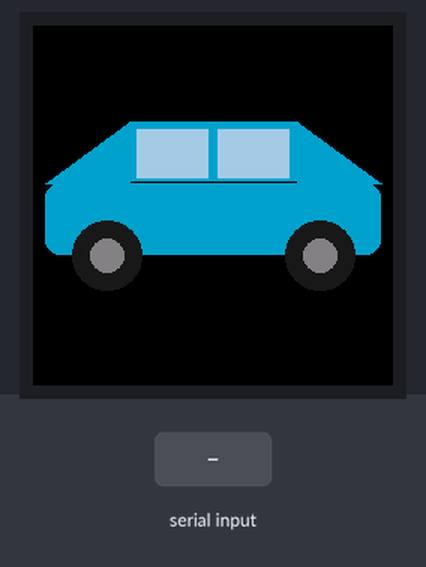
Recording of a program running on a simulated ESP32-S3. Parts: 240×240 colour display. The test bench sets the inputs (shaded band). What the program prints to the serial monitor is not drawn.

Above: at 1.6 s.
1.7 s: "TRAFFIC BAD\n" received over Serial
At 2.5 s:
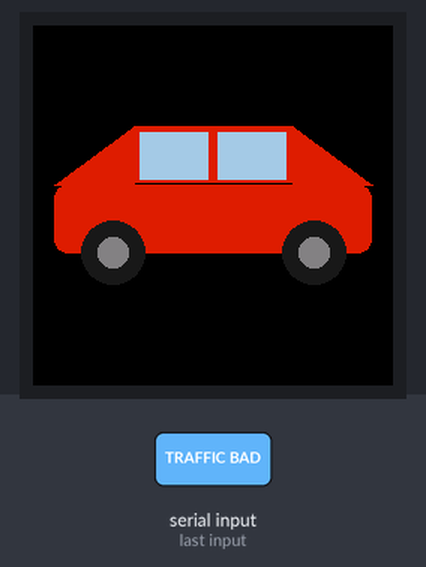
4.7 s: "TRAFFIC OK\n" received over Serial
At 5.9 s:
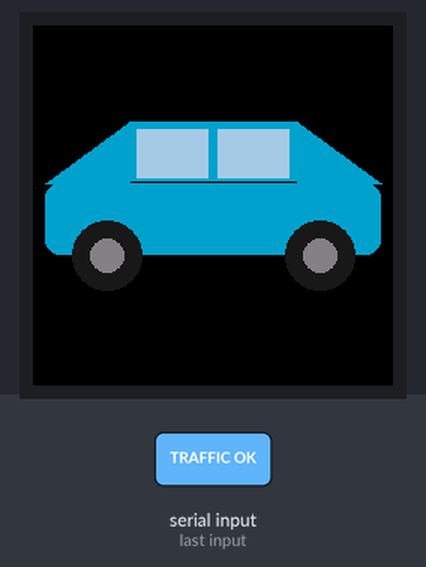
6.2 s: "TRAFFIC BAD \n" received over Serial
At 7.2 s:
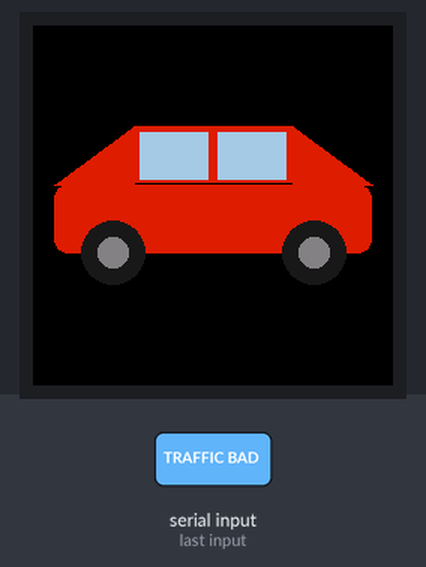
Timing chart, 0 to 8.7 s (numbered marks = the images above; inputs shaded):
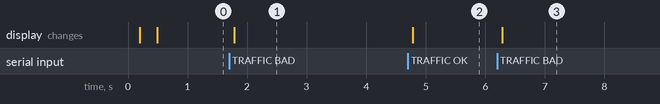

Measured:
- after the input at 1.7 s, the display: changes after 0.08 s (image 1)
- after the input at 4.7 s, the display: changes after 0.09 s (image 2)
- after the input at 6.2 s, the display: changes after 0.08 s (image 3)

The program:

main.cpp
```cpp
#include <Arduino.h>
#include <Adafruit_GC9A01A.h>
#include "serial_cmd.h"
#include "display_fsm.h"
#include "display_anim.h"

// Define FORCE_ALERT_ON_BOOT (e.g., add -D FORCE_ALERT_ON_BOOT to build_flags)
// to boot straight into severity-3 ALERT for visual QA without a PC attached.

namespace {
constexpr int LCD_BL_VENDOR = 40;
constexpr int LCD_BL_ALT    = 2;
constexpr int LCD_DC        = 8;
constexpr int LCD_CS        = 9;
constexpr int LCD_SCK       = 10;
constexpr int LCD_MOSI      = 11;
constexpr int LCD_RST       = 12;

Adafruit_GC9A01A tft(LCD_CS, LCD_DC, LCD_MOSI, LCD_SCK, LCD_RST);
}

void setup() {
    Serial.begin(115200);
    delay(200); // allow USB-CDC to enumerate (setup only, not loop)

    pinMode(LCD_BL_VENDOR, OUTPUT);
    pinMode(LCD_BL_ALT, OUTPUT);
    digitalWrite(LCD_BL_VENDOR, HIGH);
    digitalWrite(LCD_BL_ALT, HIGH);

    tft.begin(40000000);
    tft.setRotation(0);
    tft.fillScreen(0x0000); // black

    DisplayFSM::init();
    DisplayAnim::init(tft);

#ifdef FORCE_ALERT_ON_BOOT
    DisplayFSM::on_bad(3);
    Serial.println("LOG FORCE_ALERT_ON_BOOT sev=3");
#endif

    Serial.println("READY");
}

void loop() {
    SerialCmd::tick();
    DisplayFSM::tick();
    DisplayAnim::tick();
}
```

display_anim.cpp
```cpp
// display_anim.cpp — Static state renderer for the 240×240 GC9A01A round display.
//
// DisplayAnim::tick() may be called every loop(), but it only renders when the
// displayed state or alert severity changes. Otherwise it leaves existing pixels
// untouched to avoid visible redraw flicker.
//
// State summary:
//   IDLE  — static teal car silhouette (sz=115).
//   ALERT — static high-visibility car; size grows with severity (sz 109/112/115).
//   STALE — static dim blue-grey car silhouette (sz=115).
//
// Shape: detailed side-view car (draw_car helper). Draw order per frame:
//   body (state color) → wheels (fixed dark tyre + mid-grey hub) → windows (fixed glass)
//   Base design at sz=90: 176×88 px, centred on (120,120).
//   Body hull   : cx±88, cy-12 to cy+26  (fillRoundRect, h=38)
//   Cabin rect  : cx±44, cy-44 to cy-12  (fillRect, h=32)
//   Windshield  : fillTriangle front-left slope
//   Rear glass  : fillTriangle rear-right slope
//   Tyre circles: fillCircle r=18 at (cx±56, cy+26), near-black COL_TIRE
//   Hub circles : fillCircle r=9  at (cx±56, cy+26), mid-grey  COL_HUB
//   Windows     : two fillRect panes (front + rear) inset 4 px inside cabin,
//                 split by a 6 px-wide body-coloured centre pillar, COL_GLASS
//   All dimensions scale linearly with sz.

#include "display_anim.h"

// ---------------------------------------------------------------------------
// Helpers
// ---------------------------------------------------------------------------

static Adafruit_GC9A01A *s_tft = nullptr;

// Pack an RGB triplet into RGB-565. Avoids relying on library colour constants.
static inline uint16_t rgb565(uint8_t r, uint8_t g, uint8_t b) {
    return (uint16_t)(((uint16_t)(r & 0xF8) << 8) |
                      ((uint16_t)(g & 0xFC) << 3) |
                      (b >> 3));
}

// ---------------------------------------------------------------------------
// Fixed detail colors — non-pulsing, drawn on top of the state-color body
// ---------------------------------------------------------------------------

// Glass / windows: light ice-blue — contrasts against the alert colors, teal
// idle body, and dim stale body via luminance contrast.
// RGB (160,200,224) → rgb565 = 0xA65C
static const uint16_t COL_GLASS = 0xA65C;

// Tyre outer: near-black dark grey  RGB (24,24,24) → rgb565 = 0x18C3
static const uint16_t COL_TIRE  = 0x18C3;

// Hub / rim: mid grey  RGB (128,128,128) → rgb565 = 0x8410
static const uint16_t COL_HUB   = 0x8410;

static const int16_t DISPLAY_CX = 120;
static const int16_t DISPLAY_CY = 120;
static const uint8_t CAR_SZ_FULL_WIDTH = 115;  // 224 px wide: x=8..232 on a 240 px panel

// ---------------------------------------------------------------------------
// Car silhouette helper
// ---------------------------------------------------------------------------

// Draw a detailed side-view car centred at (cx, cy).
// `sz` mirrors the radius used by the former fillCircle call — it scales the car.
// Base design (sz = 90): 176 × 88 px, perfectly centred on (cx, cy).
// Draw order: body (state color) → tyres+hubs (fixed) → windows (fixed glass).
static void draw_car(int16_t cx, int16_t cy, uint8_t sz, uint16_t color) {
    // Integer scale: (v * sz) / 90 — identical to firmware arithmetic everywhere.
#define SC(v)  ((int16_t)((int32_t)(v) * sz / 90))
    int16_t bx  = SC(88);                       // body half-width
    int16_t by_ = SC(12);                       // body top offset:  cy - by_
    int16_t bh  = SC(38);                       // body height
    int16_t br  = SC(8); if (br < 2) br = 2;   // rounded-rect corner radius
    int16_t cdx = SC(44);                       // cabin half-width
    int16_t cdy = SC(44);                       // cabin top offset: cy - cdy
    int16_t ch  = SC(32);                       // cabin height
    int16_t wdx = SC(56);                       // wheel centre x-offset from cx
    int16_t wcy = SC(26);                       // wheel centre y-offset
    int16_t wr  = SC(18); if (wr < 3) wr = 3;  // tyre outer radius
    int16_t whr = SC(9);  if (whr < 2) whr = 2;// hub inner radius (~half of wr)
    // Window insets from cabin rect edges
    int16_t wi_top  = SC(4);                    // inset from cabin top
    int16_t wi_side = SC(4);                    // inset from cabin sides
    int16_t wi_bot  = SC(3);                    // inset from cabin bottom
    int16_t wp      = SC(3);                    // centre-pillar half-width
#undef SC

    // ── Body (state color) ───────────────────────────────────────────────────
    s_tft->fillRoundRect(cx - bx,  cy - by_,  bx * 2, bh, br, color);
    s_tft->fillRect(cx - cdx, cy - cdy, cdx * 2, ch, color);
    s_tft->fillTriangle(cx - bx,  cy - by_,
                        cx - cdx, cy - by_,
                        cx - cdx, cy - cdy, color);
    s_tft->fillTriangle(cx + cdx, cy - by_,
                        cx + bx,  cy - by_,
                        cx + cdx, cy - cdy, color);

    // ── Wheels: dark tyre outer ring + lighter hub (fixed, non-pulsing) ──────
    s_tft->fillCircle(cx - wdx, cy + wcy, wr,  COL_TIRE);
    s_tft->fillCircle(cx + wdx, cy + wcy, wr,  COL_TIRE);
    s_tft->fillCircle(cx - wdx, cy + wcy, whr, COL_HUB);
    s_tft->fillCircle(cx + wdx, cy + wcy, whr, COL_HUB);

    // ── Windows: front + rear panes (fixed glass, non-pulsing) ──────────────
    int16_t wx_l = cx - cdx + wi_side;          // pane left edge
    int16_t wx_r = cx + cdx - wi_side;          // pane right edge
    int16_t wy_t = cy - cdy + wi_top;           // pane top edge
    int16_t wy_b = cy - by_ - wi_bot;           // pane bottom edge
    // Front (left) window pane
    s_tft->fillRect(wx_l,     wy_t,
                    (cx - wp) - wx_l, wy_b - wy_t, COL_GLASS);
    // Rear (right) window pane
    s_tft->fillRect(cx + wp,  wy_t,
                    wx_r - (cx + wp), wy_b - wy_t, COL_GLASS);
}

// ---------------------------------------------------------------------------
// Per-state render helpers (static, module-private)
// ---------------------------------------------------------------------------

static void render_idle() {
    uint16_t color = rgb565(0, 160, 200);
    draw_car(DISPLAY_CX, DISPLAY_CY, CAR_SZ_FULL_WIDTH, color);
}

static void render_alert(uint8_t sev) {
    static const uint8_t RADII[4] = {0, 109, 112, 115};

    if (sev < 1) sev = 1;
    if (sev > 3) sev = 3;

    uint16_t color;
    if      (sev == 1) color = rgb565(220,  30,   0);  // vivid red
    else if (sev == 2) color = rgb565(255,  90,   0);  // hot orange-red
    else               color = rgb565(255, 180,   0);  // steady amber

    draw_car(DISPLAY_CX, DISPLAY_CY, RADII[sev], color);
}

static void render_stale() {
    uint16_t color = rgb565(13, 13, 55);
    draw_car(DISPLAY_CX, DISPLAY_CY, CAR_SZ_FULL_WIDTH, color);
}

// ---------------------------------------------------------------------------
// Public API
// ---------------------------------------------------------------------------

namespace DisplayAnim {

void init(Adafruit_GC9A01A &tft) {
    s_tft = &tft;
}

void tick() {
    if (!s_tft) return;

    static DisplayState prev_state = (DisplayState)0xFF;
    static uint8_t      prev_sev   = 0xFF;

    DisplayState state = DisplayFSM::get_state();
    uint8_t      sev   = DisplayFSM::get_severity();

    if (state == prev_state && sev == prev_sev) return;

    prev_state = state;
    prev_sev   = sev;

    s_tft->fillScreen(0x0000);

    switch (state) {
        case DisplayState::IDLE:  render_idle();        break;
        case DisplayState::ALERT: render_alert(sev);    break;
        case DisplayState::STALE: render_stale();       break;
    }
}

} // namespace DisplayAnim
```

display_anim.h
```cpp
#pragma once
#include <Adafruit_GC9A01A.h>
#include "display_fsm.h"

namespace DisplayAnim {
    // Pass the already-initialized TFT instance from main.
    void init(Adafruit_GC9A01A &tft);

    // Call once per loop(). Non-blocking; redraws only on state/severity changes.
    void tick();
}
```

display_fsm.cpp
```cpp
#include "display_fsm.h"
#include <Arduino.h>

namespace DisplayFSM {

static DisplayState s_state    = DisplayState::IDLE;
static uint8_t      s_severity = 0;
static uint32_t     s_last_msg_ms = 0;

static constexpr uint32_t STALE_TIMEOUT_MS = 300000UL; // 300 s per contract

void init() {
    s_state       = DisplayState::IDLE;
    s_severity    = 0;
    s_last_msg_ms = millis();
}

void tick() {
    if (millis() - s_last_msg_ms >= STALE_TIMEOUT_MS) {
        if (s_state != DisplayState::STALE) {
            Serial.println("LOG FSM timeout -> STALE");
            s_state    = DisplayState::STALE;
            s_severity = 0;
        }
    }
}

DisplayState get_state()    { return s_state; }
uint8_t      get_severity() { return s_severity; }

void on_bad(uint8_t sev) {
    if (sev < 1) sev = 1;
    if (sev > 3) sev = 3;
    s_state       = DisplayState::ALERT;
    s_severity    = sev;
    s_last_msg_ms = millis();
}

void on_ok() {
    s_state       = DisplayState::IDLE;
    s_severity    = 0;
    s_last_msg_ms = millis();
}

void on_ping() {
    if (s_state == DisplayState::STALE) {
        s_state    = DisplayState::IDLE;
        s_severity = 0;
    }
    s_last_msg_ms = millis();
}

} // namespace DisplayFSM
```

display_fsm.h
```cpp
#pragma once
#include <stdint.h>

enum class DisplayState : uint8_t {
    IDLE  = 0,
    ALERT = 1,
    STALE = 2,
};

namespace DisplayFSM {
    void init();

    // Call once per loop(). Handles the 300 s timeout -> STALE transition.
    void tick();

    DisplayState get_state();
    uint8_t      get_severity(); // 1-3 when ALERT, 0 otherwise

    // Called by SerialCmd after line parse.
    void on_bad(uint8_t sev);   // clamps sev to [1,3]
    void on_ok();
    void on_ping();
}
```

serial_cmd.cpp
```cpp
#include "serial_cmd.h"
#include "display_fsm.h"

namespace SerialCmd {

// 32-byte max per Dallas contract (plus null terminator)
static char s_buf[33];
static uint8_t s_len = 0;
static bool s_overflow = false;

static void process_line(const char *line) {
    if (strcmp(line, "PING") == 0) {
        DisplayFSM::on_ping();
        Serial.println("PONG");
        return;
    }
    if (strcmp(line, "TRAFFIC OK") == 0) {
        DisplayFSM::on_ok();
        Serial.println("ACK OK");
        return;
    }
    if (strcmp(line, "TRAFFIC BAD") == 0) {
        DisplayFSM::on_bad(1);
        Serial.println("ACK BAD 1");
        return;
    }
    // "TRAFFIC BAD <N>" — N is one digit after the space
    if (strncmp(line, "TRAFFIC BAD ", 12) == 0) {
        int sev = atoi(line + 12);
        if (sev < 1) sev = 1;
        if (sev > 3) sev = 3;
        DisplayFSM::on_bad((uint8_t)sev);
        char resp[16];
        snprintf(resp, sizeof(resp), "ACK BAD %d", sev);
        Serial.println(resp);
        return;
    }
    // Unknown / partial lines are silently ignored per contract.
}

void tick() {
    while (Serial.available()) {
        char c = (char)Serial.read();
        if (c == '\r') continue;   // tolerate CRLF from some terminals
        if (c == '\n') {
            if (!s_overflow && s_len > 0) {
                s_buf[s_len] = '\0';
                process_line(s_buf);
            }
            s_len = 0;
            s_overflow = false;
        } else {
            if (s_len < 32) {
                s_buf[s_len++] = c;
            } else {
                s_overflow = true; // keep consuming until newline
            }
        }
    }
}

} // namespace SerialCmd
```

serial_cmd.h
```cpp
#pragma once
#include <Arduino.h>

namespace SerialCmd {
    // Call once per loop(). Reads available serial bytes, parses complete lines,
    // drives DisplayFSM transitions, and emits ACK/PONG responses.
    void tick();
}
```
